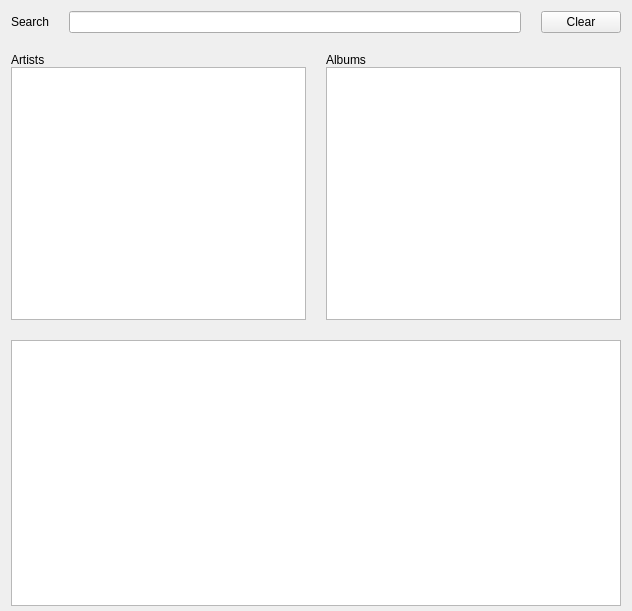
<?xml version="1.0" encoding="UTF-8"?>
<ui version="4.0">
 <class>Library_windowed</class>
 <widget class="QWidget" name="Library_windowed">
  <property name="geometry">
   <rect>
    <x>0</x>
    <y>0</y>
    <width>632</width>
    <height>611</height>
   </rect>
  </property>
  <property name="windowTitle">
   <string>Library</string>
  </property>
  <layout class="QVBoxLayout" name="verticalLayout_4">
   <property name="bottomMargin">
    <number>5</number>
   </property>
   <item>
    <layout class="QGridLayout" name="gridLayout">
     <property name="spacing">
      <number>20</number>
     </property>
     <item row="1" column="0">
      <layout class="QVBoxLayout" name="verticalLayout">
       <property name="spacing">
        <number>0</number>
       </property>
       <item>
        <widget class="QLabel" name="label_2">
         <property name="text">
          <string>Artists</string>
         </property>
        </widget>
       </item>
       <item>
        <widget class="QListView" name="lv_artist">
         <property name="sizePolicy">
          <sizepolicy hsizetype="Preferred" vsizetype="Expanding">
           <horstretch>0</horstretch>
           <verstretch>0</verstretch>
          </sizepolicy>
         </property>
         <property name="editTriggers">
          <set>QAbstractItemView::NoEditTriggers</set>
         </property>
         <property name="alternatingRowColors">
          <bool>true</bool>
         </property>
         <property name="verticalScrollMode">
          <enum>QAbstractItemView::ScrollPerPixel</enum>
         </property>
         <property name="resizeMode">
          <enum>QListView::Fixed</enum>
         </property>
        </widget>
       </item>
      </layout>
     </item>
     <item row="1" column="1">
      <layout class="QVBoxLayout" name="verticalLayout_2">
       <property name="spacing">
        <number>0</number>
       </property>
       <item>
        <widget class="QLabel" name="label_3">
         <property name="text">
          <string>Albums</string>
         </property>
        </widget>
       </item>
       <item>
        <widget class="QListView" name="lv_album">
         <property name="sizePolicy">
          <sizepolicy hsizetype="Preferred" vsizetype="Expanding">
           <horstretch>0</horstretch>
           <verstretch>0</verstretch>
          </sizepolicy>
         </property>
         <property name="editTriggers">
          <set>QAbstractItemView::NoEditTriggers</set>
         </property>
         <property name="alternatingRowColors">
          <bool>true</bool>
         </property>
         <property name="verticalScrollMode">
          <enum>QAbstractItemView::ScrollPerPixel</enum>
         </property>
        </widget>
       </item>
      </layout>
     </item>
     <item row="2" column="0" colspan="2">
      <layout class="QVBoxLayout" name="verticalLayout_3">
       <property name="spacing">
        <number>0</number>
       </property>
       <item>
        <widget class="QTableView" name="tb_title">
         <property name="sizePolicy">
          <sizepolicy hsizetype="Preferred" vsizetype="Expanding">
           <horstretch>0</horstretch>
           <verstretch>0</verstretch>
          </sizepolicy>
         </property>
         <property name="font">
          <font>
           <pointsize>8</pointsize>
          </font>
         </property>
         <property name="layoutDirection">
          <enum>Qt::LeftToRight</enum>
         </property>
         <property name="editTriggers">
          <set>QAbstractItemView::NoEditTriggers</set>
         </property>
         <property name="dragEnabled">
          <bool>true</bool>
         </property>
         <property name="dragDropMode">
          <enum>QAbstractItemView::DragOnly</enum>
         </property>
         <property name="alternatingRowColors">
          <bool>true</bool>
         </property>
         <property name="selectionMode">
          <enum>QAbstractItemView::ContiguousSelection</enum>
         </property>
         <property name="selectionBehavior">
          <enum>QAbstractItemView::SelectRows</enum>
         </property>
         <property name="verticalScrollMode">
          <enum>QAbstractItemView::ScrollPerPixel</enum>
         </property>
         <property name="horizontalScrollMode">
          <enum>QAbstractItemView::ScrollPerPixel</enum>
         </property>
         <property name="showGrid">
          <bool>true</bool>
         </property>
         <property name="gridStyle">
          <enum>Qt::DotLine</enum>
         </property>
         <property name="sortingEnabled">
          <bool>true</bool>
         </property>
         <property name="wordWrap">
          <bool>false</bool>
         </property>
         <property name="cornerButtonEnabled">
          <bool>true</bool>
         </property>
         <attribute name="horizontalHeaderCascadingSectionResizes">
          <bool>false</bool>
         </attribute>
         <attribute name="horizontalHeaderMinimumSectionSize">
          <number>23</number>
         </attribute>
         <attribute name="horizontalHeaderShowSortIndicator" stdset="0">
          <bool>true</bool>
         </attribute>
         <attribute name="horizontalHeaderStretchLastSection">
          <bool>true</bool>
         </attribute>
         <attribute name="verticalHeaderVisible">
          <bool>false</bool>
         </attribute>
         <attribute name="verticalHeaderDefaultSectionSize">
          <number>20</number>
         </attribute>
        </widget>
       </item>
      </layout>
     </item>
     <item row="0" column="0" colspan="2">
      <layout class="QHBoxLayout" name="horizontalLayout_2">
       <item>
        <widget class="QLabel" name="label">
         <property name="text">
          <string>Search</string>
         </property>
        </widget>
       </item>
       <item>
        <widget class="QLineEdit" name="le_search"/>
       </item>
       <item>
        <widget class="QPushButton" name="btn_clear">
         <property name="text">
          <string>Clear</string>
         </property>
        </widget>
       </item>
      </layout>
     </item>
    </layout>
   </item>
  </layout>
 </widget>
 <resources/>
 <connections/>
</ui>
